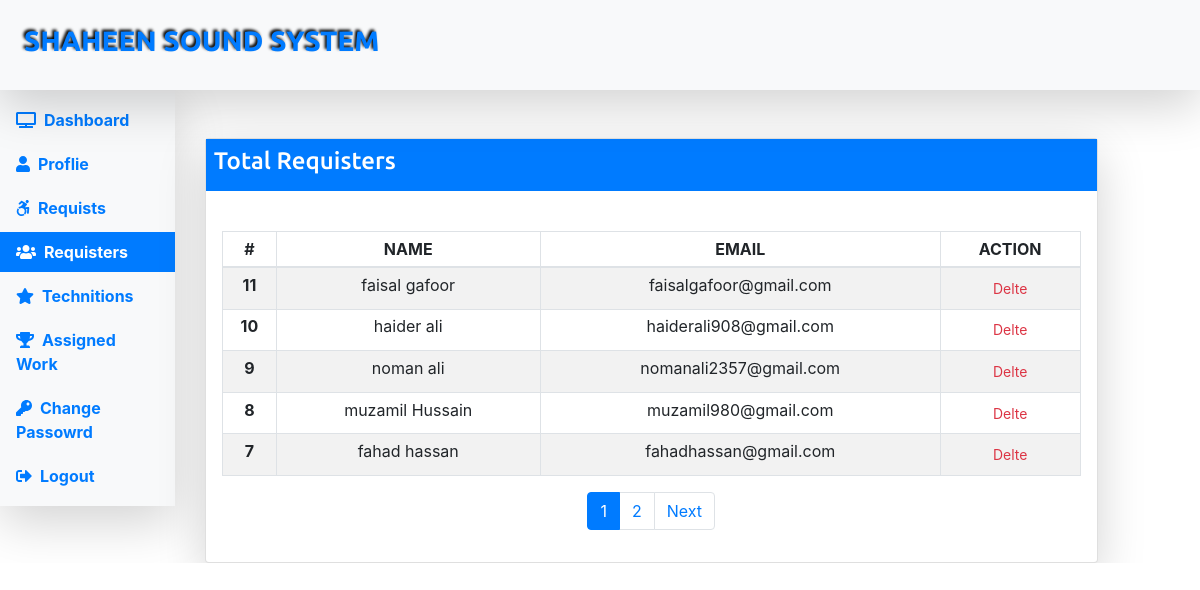
The page /admin/requisters.php on the database its author committed.
### tables this page shows
CREATE TABLE `requisters` (
  `requister_id` int(11) NOT NULL,
  `requister_name` varchar(150) NOT NULL,
  `requister_email` varchar(200) NOT NULL,
  `requister_password` varchar(210) NOT NULL
);

### admin/requisters.php (the view, shortened to what this page needs)
<?php
include("../includes/header.php");
include("../includes/config.php");
?>
</head>
<body>
<?php include("../includes/sub-header.php"); ?>
<div id="dashboar-wrapper">
<div class="row">
<div class="col-md-2">
<nav class="nav flex-column bg-light shadow-lg py-2">
    <li class="nav-item"><a href="index.php" class="nav-link"><i class="fa fa-tv mr-2"></i>Dashboard</a>
    </li>
    <li class="nav-item"><a href="profile.php" class="nav-link"><i
                class="fa fa-user mr-2"></i>Proflie</a></li>
    <li class="nav-item"><a href="requists.php" class="nav-link"><i
                class="fab fa-accessible-icon mr-2"></i>Requists</a></li>
    <li class="nav-item"><a href="requisters.php" class="nav-link active"><i
                class="fa fa-users mr-2"></i>Requisters</a>
    </li>
    <li class="nav-item"><a href="technition.php" class="nav-link"><i class="fa fa-star mr-2"></i>Technitions</a></li>
    <li class="nav-item"><a href="assigned-work.php" class="nav-link"><i class="fa fa-trophy mr-2"></i>Assigned Work</a></li>
    <li class="nav-item"><a href="password.php" class="nav-link"><i class="fa fa-key mr-2"></i>Change
            Passowrd</a>
    </li>
    <li class="nav-item"><a href="logout.php" class="nav-link"><i
                class="fa fa-sign-out-alt mr-2"></i>Logout</a></li>
</nav>
</div>
<div class="col-md-9">
<div class="card shadow-lg mt-5">
    <div class="bg-primary text-white p-2">
        <h4>Total Requisters</h4>
    </div>
    <div class="table-responsive mt-4 p-3">
        <?php
        if(isset($_GET['page'])) {
                $page = $_GET['page'];
        } else {
            $page = 1;
        }
        $limit = 5;
        $offset = ($page - 1) * $limit;
        $sql = "SELECT * FROM requisters ORDER BY requister_id DESC LIMIT $offset, $limit";
        $result = mysqli_query($conn,$sql) or die("Query Faield : Select");
        if(mysqli_num_rows($result) > 0) {
        ?>
        <table class="table table-striped table-sm table-bordered text-center">
            <thead>
                <tr class="up-case">
                    <th class="font-weight-bold">#</th>
                    <th>Name</th>
                    <th>Email</th>
                    <th>Action</th>
                </tr>
            </thead>
            <tbody>
                <?php while($row=mysqli_fetch_assoc($result)) { ?>
                <tr>
                    <td class="font-weight-bold"><?php echo $row['requister_id']; ?></td>
                    <td><?php echo $row['requister_name']; ?></td>
                    <td><?php echo $row['requister_email']; ?></td>
                    <td><a href="delete-requister.php?id=<?php echo $row['requister_id']; ?>" class="btn btn-sm text-danger">Delte</a>
                    </td>
                </tr>
                <?php } ?>
            </tbody>
        </table>
        <?php } else { echo die("<p class='text-warning'>No Record</p>"); } ?>
        <nav>
            <?php
            $pag_sql = "SELECT requister_id FROM requisters";
            $pag_result = mysqli_query($conn,$pag_sql) or die("Pagination Query Failed.");
            if(mysqli_num_rows($pag_result) > 0) {
                $total_records = mysqli_num_rows($pag_result);
                $total_page = ceil($total_records / $limit);
            }
            ?>
            <ul class="pagination justify-content-center">
                <?php if($page > 1) { ?>
                <li class="page-item"><a href="requisters.php?page=<?php echo ($page - 1); ?>" class="page-link">Prev</a></li>
                <?php } for($i=1; $i<=$total_page; $i++) {
                    if($page == $i) {
                        $active = "active";
                    } else {
                        $active = "";
                    }
                ?>
                <li class="page-item <?php echo $active; ?>"><a href="requisters.php?page=<?php echo $i; ?>" class="page-link"><?php echo $i; ?></a></li>
                <?php  }
                if($total_page > $page) {
                ?>
                <li class="page-item"><a href="requisters.php?page=<?php echo ($page + 1); ?>" class="page-link">Next</a></li>
                <?php } ?>
            </ul>
        </nav>
    </div>
</div>
</div>
</div>
</div>
<?php include("../includes/footer.php") ?>

### css/style.css (style rules this page uses)
* { padding: 0; margin: 0; }
html { scroll-behavior: smooth; }
h4,h5 { font-family:"Ubuntu-Medium"; }
.up-case { text-transform: uppercase; }
#dashboar-wrapper { overflow: hidden; }
#dashboar-wrapper .nav .nav-link { font-weight: bold; margin: 2px 0; }
#dashboar-wrapper .nav .nav-link:hover, .nav .active { background-color: #007bff!important; color: #ffffff!important; }
a { text-decoration: none!important; }

### rows shown on the page
requisters: requister_id "11", requister_name "faisal gafoor", requister_email "faisalgafoor@gmail.com"
requisters: requister_id "10", requister_name "haider ali", requister_email "haiderali908@gmail.com"
requisters: requister_id "9", requister_name "noman ali", requister_email "nomanali2357@gmail.com"
requisters: requister_id "8", requister_name "muzamil Hussain", requister_email "muzamil980@gmail.com"
requisters: requister_id "7", requister_name "fahad hassan", requister_email "fahadhassan@gmail.com"
